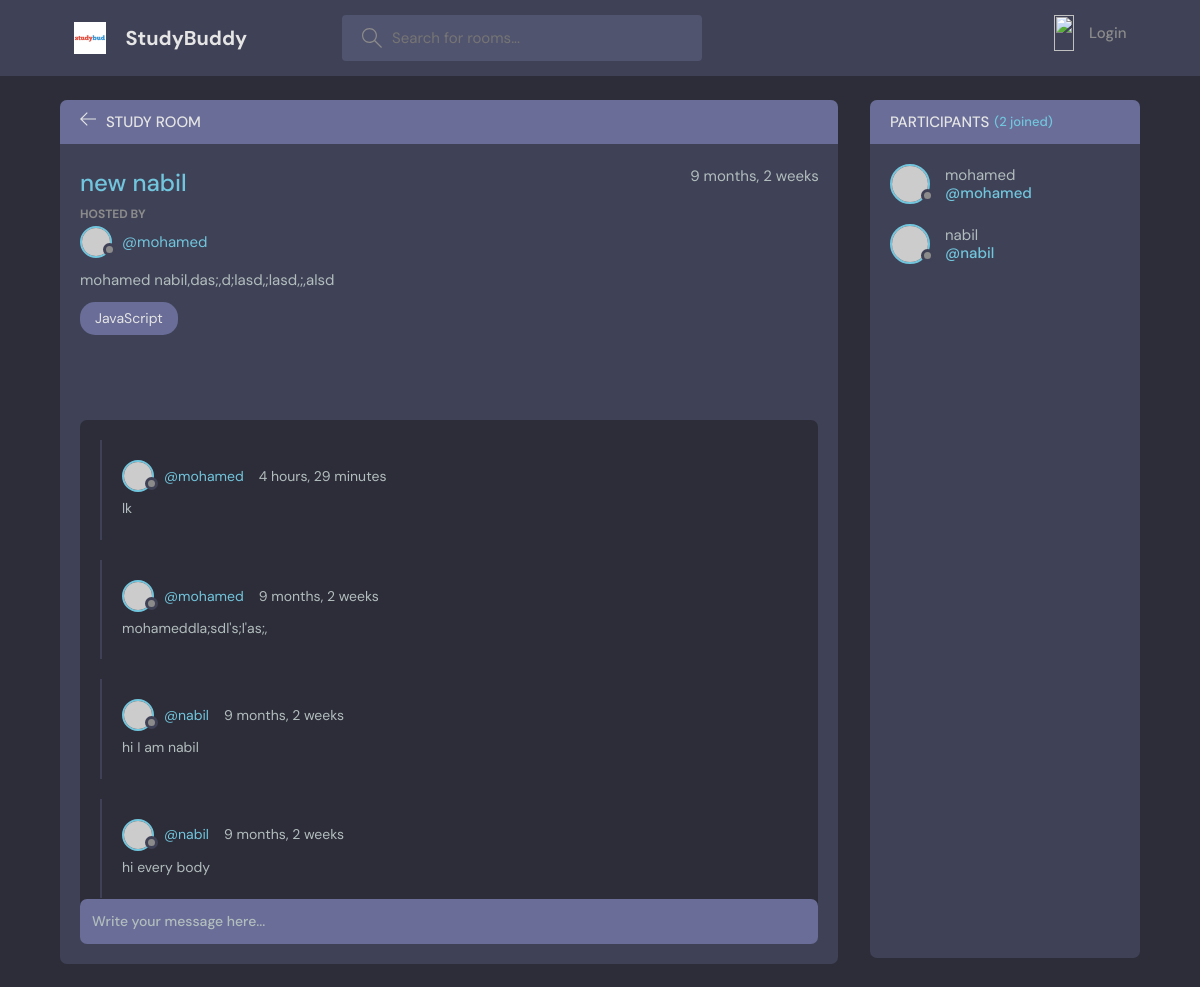
The page /room/47/ on the database as committed earlier.
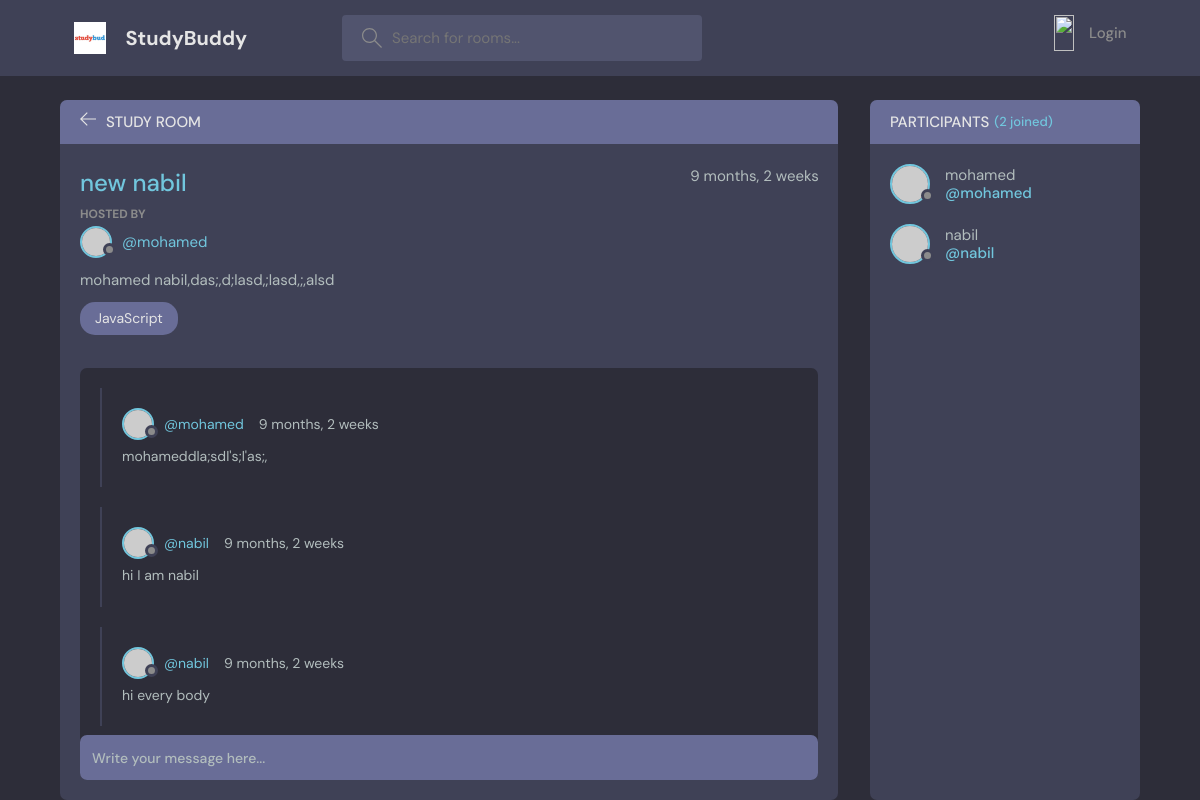
The same page on the database as committed later.
### base/models.py (models this page shows, shortened)
class Room(models.Model):
    topic = models.ForeignKey(Topic, on_delete=models.SET_NULL, null=True)
    host = models.ForeignKey(User, on_delete=models.SET_NULL, null=True, )
    name = models.CharField(max_length=200)
    description = models.TextField()
    participants = models.ManyToManyField(User, related_name="participants", blank=True)
    updated = models.DateTimeField(auto_now_add=True)
    created = models.DateTimeField(auto_now=True)
    class Meta:
        ordering = ["-created",]

class Message(models.Model):
    user = models.ForeignKey(User, on_delete=models.CASCADE)
    room = models.ForeignKey(Room, on_delete=models.CASCADE)
    body = models.TextField()
    updated = models.DateTimeField(auto_now_add=True)
    created = models.DateTimeField(auto_now=True)
    class Meta:
        ordering = ["-created", ]

### base/views.py (the view, shortened to what this page needs)
# urls.py: path('room/<int:id>/', views.room, name='room'),
def room(request, id):
    single_room = Room.objects.get(id=id)
    room_messages = single_room.message_set.all()
    participants = single_room.participants.all()
    context = {"room": single_room, "room_messages": room_messages, "participants": participants}
    return render(request, 'base/room.html', context)

### base/templates/base/room.html (shortened to what this page needs)
{% extends 'main.html' %}
{% block content %}
    <main class="profile-page layout layout--2">
      <div class="container">
        <div class="room">
          <div class="room__top">
            <div class="room__topLeft">
              <a href="index.html">
                <svg version="1.1" xmlns="http://www.w3.org/2000/svg" width="32" height="32" viewBox="0 0 32 32">
                  <title>arrow-left</title>
                  <path
                    d="M13.723 2.286l-13.723 13.714 13.719 13.714 1.616-1.611-10.96-10.96h27.625v-2.286h-27.625l10.965-10.965-1.616-1.607z"
                  ></path>
                </svg>
              </a>
              <h3>Study Room</h3>
            </div>
          </div>
          <div class="room__box scroll">
            <div class="room__header scroll">
              <div class="room__info">
                <h3>{{room.name}}</h3>
                <span>{{room.created | timesince}}</span>
              </div>
              <div class="room__hosted">
                <p>Hosted By</p>
                <a href="#" class="room__author">
                  <div class="avatar avatar--small">
                    <img src="https://randomuser.me/api/portraits/men/37.jpg" />
                  </div>
                  <span>@{{room.host}}</span>
                </a>
              </div>
              <div class="room__details">
                {{room.description}}
              </div>
              <span class="room__topics">JavaScript</span>
            </div>
            <div class="room__conversation">
              <div class="threads scroll">
                {% for message in room_messages %}
                <div class="thread">
                  <div class="thread__top">
                    <div class="thread__author">
                      <a href="{% url 'user-profile' message.user.id %}" class="thread__authorInfo">
                        <div class="avatar avatar--small">
                          <img src="https://randomuser.me/api/portraits/men/37.jpg" />
                        </div>
                        <span>@{{message.user}}</span>
                      </a>
                      <span class="thread__date">{{message.created | timesince}}</span>
                    </div>
                  </div>
                  <div class="thread__details">
                  {{message.body}}
                  </div>
                </div>
                {% endfor%}
              </div>
            </div>
          </div>
          <div class="room__message">
            <form method="POST" action="">
              <input type="text" name="body" placeholder="Write your message here..." />
            </form>
          </div>
        </div>
        <div class="participants">
          <h3 class="participants__top">Participants <span>({{participants.count}} joined)</span></h3>
          <div class="participants__list scroll">
            {% for participant in participants %}
            <a href="{% url 'user-profile' participant.id %}" class="participant">
              <div class="avatar avatar--medium">
                <img src="https://randomuser.me/api/portraits/men/37.jpg" />
              </div>
              <p>
                {{participant}}
                <span>@{{participant}}</span>
              </p>
              </a>
            {% endfor %}
          </div>
        </div>
      </div>
    </main>
{% endblock %}

### templates/main.html (shortened to what this page needs)
<!DOCTYPE html>
{% load static %}
<html lang="en">
  <head>
    <link rel="stylesheet" href="{% static 'styles/style.css' %}" />
  </head>
  <body>
    {% include 'navbar.html'%}
    {% block content %}
    {% endblock%}
  </body>
</html>

### templates/navbar.html (shortened to what this page needs)
<header class="header header--loggedIn">
  <div class="container">
    <a href="{% url 'home' %}" class="header__logo">
      <img
      />
      <h1>StudyBuddy</h1>
    </a>
    <form class="header__search" method="GET" action="{% url 'home' %}">
      <label>
        <input type="text" name="q" placeholder="Search for rooms..." />
      </label>
    </form>
    <nav class="header__menu">
      {% if request.user.is_authenticated %}
      <div class="header__user">
        <a href="{% url 'user-profile'  request.user.id %}">
          <div class="avatar avatar--medium active">
            <img src="https://randomuser.me/api/portraits/men/37.jpg" />
          </div>
          <p>
            {{ request.user.username }}
            <span>@{{ request.user.username }}</span>
          </p>
        </a>
        <button class="dropdown-button">
          <svg
            version="1.1"
            xmlns="http://www.w3.org/2000/svg"
            width="32"
            height="32"
            viewBox="0 0 32 32"
          >
            <title>chevron-down</title>
            <path d="M16 21l-13-13h-3l16 16 16-16h-3l-13 13z"></path>
          </svg>
        </button>
      </div>
      <div class="dropdown-menu">
        <a href="settings.html" class="dropdown-link"
          ><svg
            version="1.1"
            xmlns="http://www.w3.org/2000/svg"
            width="32"
            height="32"
            viewBox="0 0 32 32"
          >
            <title>tools</title>
            <path
              d="M27.465 32c-1.211 0-2.35-0.471-3.207-1.328l-9.392-9.391c-2.369 0.898-4.898 0.951-7.355 0.15-3.274-1.074-5.869-3.67-6.943-6.942-0.879-2.682-0.734-5.45 0.419-8.004 0.135-0.299 0.408-0.512 0.731-0.572 0.32-0.051 0.654 0.045 0.887 0.277l5.394 5.395 3.586-3.586-5.394-5.395c-0.232-0.232-0.336-0.564-0.276-0.887s0.272-0.596 0.572-0.732c2.552-1.152 5.318-1.295 8.001-0.418 3.274 1.074 5.869 3.67 6.943 6.942 0.806 2.457 0.752 4.987-0.15 7.358l9.392 9.391c0.844 0.842 1.328 2.012 1.328 3.207-0 2.5-2.034 4.535-4.535 4.535zM15.101 19.102c0.26 0 0.516 0.102 0.707 0.293l9.864 9.863c0.479 0.479 1.116 0.742 1.793 0.742 1.398 0 2.535-1.137 2.535-2.535 0-0.668-0.27-1.322-0.742-1.793l-9.864-9.863c-0.294-0.295-0.376-0.74-0.204-1.119 0.943-2.090 1.061-4.357 0.341-6.555-0.863-2.631-3.034-4.801-5.665-5.666-1.713-0.561-3.468-0.609-5.145-0.164l4.986 4.988c0.391 0.391 0.391 1.023 0 1.414l-5 5c-0.188 0.188-0.441 0.293-0.707 0.293s-0.52-0.105-0.707-0.293l-4.987-4.988c-0.45 1.682-0.397 3.436 0.164 5.146 0.863 2.631 3.034 4.801 5.665 5.666 2.2 0.721 4.466 0.604 6.555-0.342 0.132-0.059 0.271-0.088 0.411-0.088z"
            ></path>
          </svg>
          Settings</a
        >
        <a href="{% url 'logout' %}" class="dropdown-link"
          ><svg
            version="1.1"
            xmlns="http://www.w3.org/2000/svg"
            width="32"
            height="32"
            viewBox="0 0 32 32"
          >
            <title>sign-out</title>
            <path
              d="M3 0h22c0.553 0 1 0 1 0.553l-0 3.447h-2v-2h-20v28h20v-2h2l0 3.447c0 0.553-0.447 0.553-1 0.553h-22c-0.553 0-1-0.447-1-1v-30c0-0.553 0.447-1 1-1z"
            ></path>
            <path
              d="M21.879 21.293l1.414 1.414 6.707-6.707-6.707-6.707-1.414 1.414 4.293 4.293h-14.172v2h14.172l-4.293 4.293z"
            ></path>
          </svg>
          Logout</a
        >
      </div>
      {% else %}
      <a href="{% url 'login' %}">
        <img src="https://ps.w.org/login-customizer/assets/icon-256x256.png?rev=2455454" />
        <p>Login</p>
      </a>
      {% endif %}
    </nav>
  </div>
</header>

Rows that differ between the two databases and show on the page:
removed Message: user "mohamed", created "4 hours, 29 minutes", body "lk"
